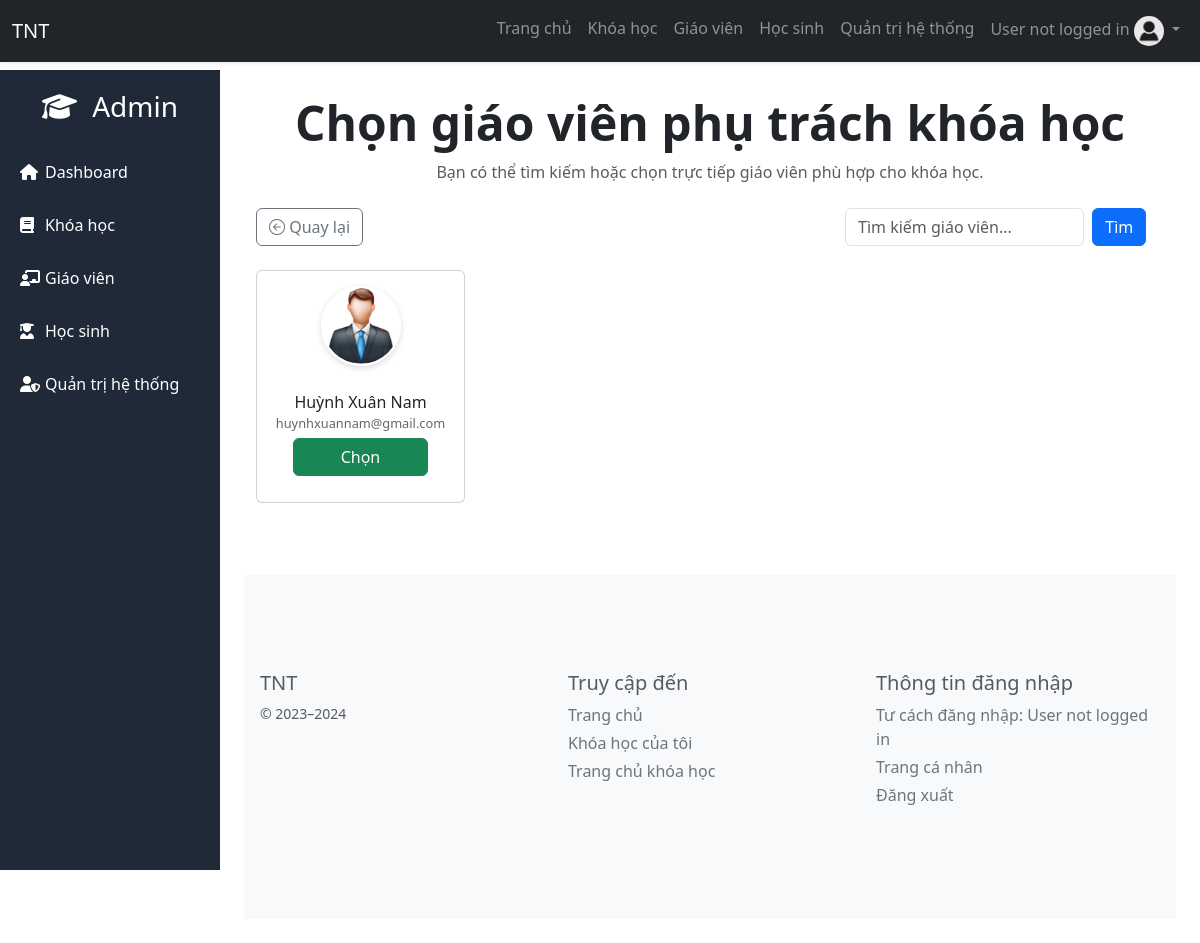
The page /admin/choose_teacher.php on the database as committed earlier.
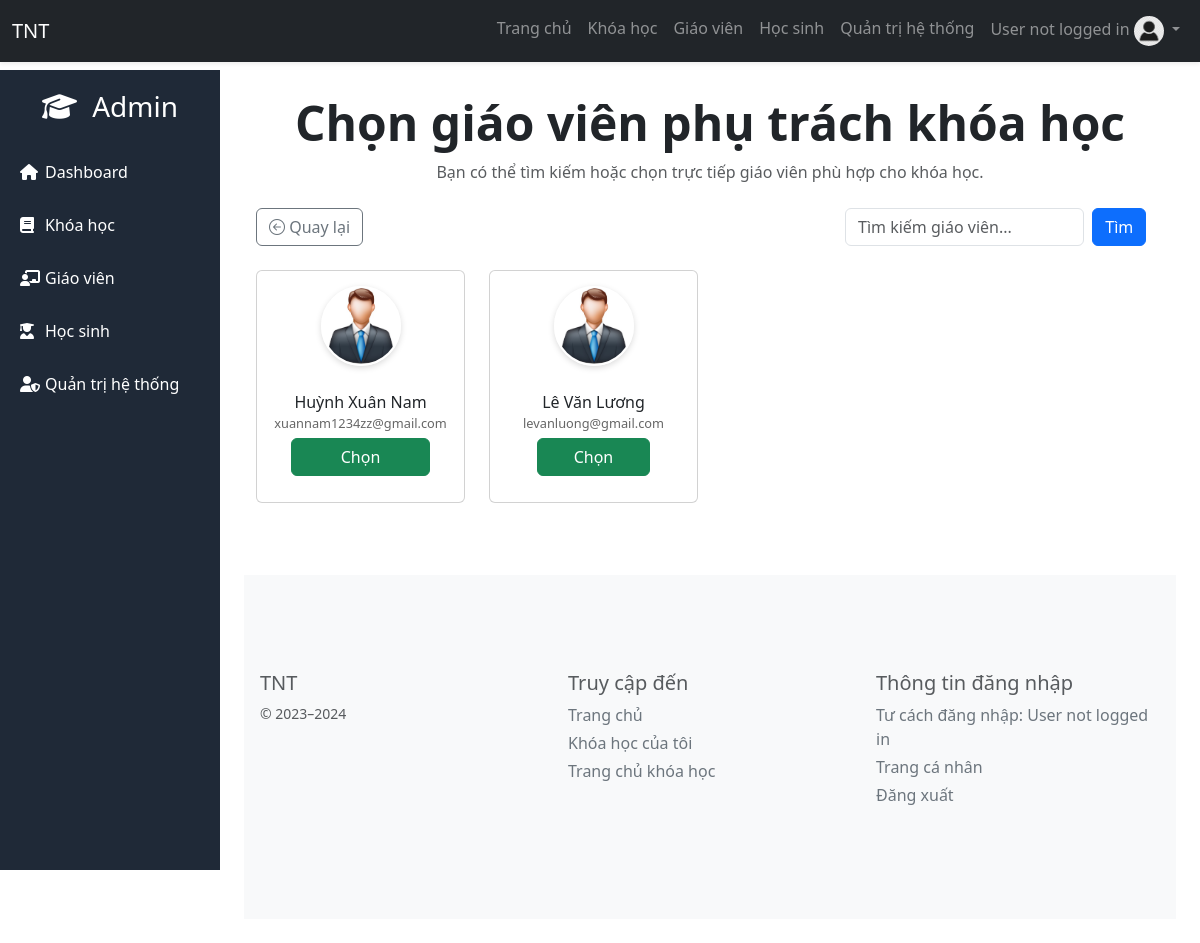
The same page on the database as committed later.
### tables this page shows
CREATE TABLE `user_role` (
  `user_id` bigint(20) NOT NULL,
  `role_id` int(11) NOT NULL
);

CREATE TABLE `user` (
  `user_id` bigint(20) NOT NULL,
  `full_name` varchar(50) NOT NULL,
  `date_of_birth` date NOT NULL,
  `gender` char(1) NOT NULL,
  `address` varchar(255) NOT NULL,
  `phone` varchar(15) NOT NULL,
  `email` varchar(255) NOT NULL,
  `citizen_id` varchar(15) NOT NULL,
  `image` varchar(255) DEFAULT NULL,
  `verification_code` varchar(10) NOT NULL,
  `email_verified_at` datetime DEFAULT NULL
);

### admin/choose_teacher.php (the view, shortened to what this page needs)
<?php
include "layout.php";
include_once "../config/connect.php";
$role = isset($_GET['role']) ? $_GET['role'] : '';
$id = isset($_GET['id']) ? intval($_GET['id']) : 0;
$teacher_id = isset($_GET['teacher_id']) ? intval($_GET['teacher_id']) : 0;
if ($_SERVER["REQUEST_METHOD"] == "POST" && isset($_POST['timkiem'])) {
    $tukhoa = trim($_POST['tukhoa']);
    $keyword = strtolower(str_replace(' ', '', $tukhoa));
    $sql_course = "SELECT * FROM user us
        INNER JOIN user_role ur ON us.user_id = ur.user_id
        WHERE ur.role_id = 2 AND
        (LOWER(REPLACE(REPLACE(REPLACE(us.full_name, ' ', ''), 'Đ','D'), ' ', '')) LIKE '%$keyword%' OR us.full_name LIKE '%$tukhoa%')";
    $result = mysqli_query($dbconnect, $sql_course);
} else {
    $sql_course = "SELECT * FROM user us
        INNER JOIN user_role ur ON us.user_id = ur.user_id
        WHERE ur.role_id = 2";
    $result = mysqli_query($dbconnect, $sql_course);
}
?>
<!DOCTYPE html>
<html lang="en">
<head>
<link rel="stylesheet" href="https://stackpath.bootstrapcdn.com/bootstrap/4.5.2/css/bootstrap.min.css">
<link rel="stylesheet" href="https://cdn.jsdelivr.net/npm/bootstrap-icons@1.11.3/font/bootstrap-icons.min.css">
</head>
<body>
<?php include "sidebar.php"; ?>
<div class="main p-4" id="mainContent">
<div class="container">
    <div class="text-center mb-4">
        <h1 class="display-5 fw-bold">Chọn giáo viên phụ trách khóa học</h1>
        <p class="text-muted">Bạn có thể tìm kiếm hoặc chọn trực tiếp giáo viên phù hợp cho khóa học.</p>
    </div>
    <div class="d-flex justify-content-between align-items-center mb-4">
        <a href="<?php echo ($role == 'add') ? "course_add.php" : "course_edit.php?id=$id&teacher_id=$teacher_id" ?>" class="btn btn-outline-secondary">
            <i class="bi bi-arrow-left-circle"></i> Quay lại
        </a>
        <form class="form-inline d-flex search-bar" action="" method="POST">
            <input class="form-control mr-2 w-75" type="search" name="tukhoa" placeholder="Tìm kiếm giáo viên..." value="<?php echo isset($_POST['tukhoa']) ? $_POST['tukhoa'] : ''; ?>">
            <button class="btn btn-primary" type="submit" name="timkiem">Tìm</button>
        </form>
    </div>
    <form method="post">
        <div class="row">
            <?php while ($row = mysqli_fetch_assoc($result)): ?>
                <div class="col-12 col-sm-6 col-md-3 mb-4">
                    <div class="card teacher-card">
                        <img class="teacher-avatar" src="<?php echo "../assets/images/" . $row['image']; ?>" alt="<?php echo $row['full_name']; ?>">
                        <div class="card-body">
                            <div class="teacher-name"><?php echo $row['full_name']; ?></div>
                            <div class="teacher-info"><?php echo $row['email']; ?></div>
                            <button class="btn btn-success choose-btn" type="submit" name="sbm" value="<?php echo $row['user_id']; ?>">
                                Chọn
                            </button>
                        </div>
                    </div>
                </div>
            <?php endwhile; ?>
        </div>
    </form>
</div>
    <?php include("../footer.php"); ?>
</div>
</body>
</html>

### admin/layout.php (shortened to what this page needs)
<?php
include_once('../config/connect.php');
if (isset($_SESSION['user_id'])) {
    $user_id = $_SESSION['user_id'];
    $sql_user = "SELECT us.*, ur.role_id FROM user us
                 INNER JOIN user_role ur ON us.user_id = ur.user_id
                 WHERE us.user_id = ?";
    $stmt_user = mysqli_prepare($dbconnect, $sql_user);
    mysqli_stmt_bind_param($stmt_user, "i", $user_id);
    mysqli_stmt_execute($stmt_user);
    $result_user = mysqli_stmt_get_result($stmt_user);
    if ($result_user && mysqli_num_rows($result_user) > 0) {
        $row_la = mysqli_fetch_assoc($result_user);
        $username_now = ($row_la['role_id'] == 3) ? $_SESSION['full_name'] : "Quản trị viên";
        $user_image = $row_la['image'];
    } else {
        session_unset();
        session_destroy();
        header("Location: ../login.php?message=account_deleted");
        exit;
    }
} else {
    $username_now = "User not logged in";
}
?>
<!DOCTYPE html>
<html lang="en">
<head>
    <link rel="stylesheet" href="https://cdn.jsdelivr.net/npm/bootstrap@5.3.0/dist/css/bootstrap.min.css">
</head>
<body class="with-navbar">
    <nav class="navbar navbar-expand-lg navbar-dark bg-dark fixed-top shadow-sm">
        <div class="container-fluid">
            <a class="navbar-brand" href="#">TNT</a>
            <div class="collapse navbar-collapse" id="navbarNav">
                <ul class="navbar-nav ms-auto">
                    <li class="nav-item">
                        <a class="nav-link" href="index.php">Trang chủ</a>
                    </li>
                    <li class="nav-item">
                        <a class="nav-link" href="courses.php">Khóa học</a>
                    </li>
                    <li class="nav-item">
                        <a class="nav-link" href="teacher.php">Giáo viên</a>
                    </li>
                    <li class="nav-item">
                        <a class="nav-link" href="student.php">Học sinh</a>
                    </li>
                    <li class="nav-item">
                        <a class="nav-link" href="admin.php">Quản trị hệ thống</a>
                    </li>
                    <li class="nav-item dropdown">
                        <?php if (isset($username_now)) : ?>
                            <a class="nav-link dropdown-toggle" href="#" id="navbarDropdown" role="button" data-bs-toggle="dropdown" aria-haspopup="true" aria-expanded="false">
                                <span>
                                    <?php echo $username_now; ?>
                                </span>
                                <img src="../assets/images/<?php echo (!empty($row_la['image'])) ? $row_la['image'] : 'default.jpg'; ?>"
     alt="Avatar" class="rounded-circle" width="30" height="30">
                            </a>
                        <?php endif; ?>
                    </li>
                </ul>
            </div>
        </div>
    </nav>
</body>
</html>

### admin/sidebar.php (shortened to what this page needs)
<link href="https://cdn.jsdelivr.net/npm/bootstrap@5.3.0/dist/css/bootstrap.min.css" rel="stylesheet">
<link href="https://cdnjs.cloudflare.com/ajax/libs/font-awesome/6.5.0/css/all.min.css" rel="stylesheet">
<div class="sidebar" id="sidebar">
    <h3 class="text-center mb-4" id="sidebarToggle" style="cursor:pointer;">
        <i class="fa-solid fa-graduation-cap me-2"></i>
        <span>Admin</span>
    </h3>
    <a href="index.php"><i class="fa-solid fa-house"></i> <span>Dashboard</span></a>
    <a href="courses.php"><i class="fa-solid fa-book"></i> <span>Khóa học</span></a>
    <a href="teacher.php"><i class="fa-solid fa-chalkboard-teacher"></i> <span>Giáo viên</span></a>
    <a href="student.php"><i class="fa-solid fa-user-graduate"></i> <span>Học sinh</span></a>
    <a href="admin.php"><i class="fa-solid fa-user-shield"></i> <span>Quản trị hệ thống</span></a>
</div>

### footer.php (shortened to what this page needs)
<footer class="bd-footer py-4 py-md-5 mt-5 bg-body-tertiary">
    <div class="container py-4 py-md-5 px-4 px-md-3 text-body-secondary">
        <div class="row">
            <div class="col-12 col-md">
                <h5>TNT</h5>
                <small class="d-block mb-3 text-body-secondary">&copy; 2023–2024</small>
            </div>
            <div class="col-6 col-md">
                <h5>Truy cập đến</h5>
                <ul class="list-unstyled text-small">
                    <li class="mb-1"><a class="link-secondary text-decoration-none" href="../index.php">Trang chủ</a></li>
                    <li class="mb-1"><a class="link-secondary text-decoration-none" href="#">Khóa học của tôi</a></li>
                    <li class="mb-1"><a class="link-secondary text-decoration-none" href="index.php">Trang chủ khóa học</a></li>
                </ul>
            </div>
            <div class="col-6 col-md">
                <h5>Thông tin đăng nhập</h5>
                <?php
                if (isset($username_now)) {
                    echo '<ul class="list-unstyled text-small">
                    <li class="mb-1"><a class="link-secondary text-decoration-none" href="#">Tư cách đăng nhập: ' . $username_now . '</a></li>
                    <li class="mb-1"><a class="link-secondary text-decoration-none" href="../my.php">Trang cá nhân</a></li>
                    <li class="mb-1"><a class="link-secondary text-decoration-none" href="../../logout.php">Đăng xuất</a></li>
                    </ul>';
                }
                ?>
            </div>
        </div>
    </div>
</footer>

### admin/layout.php (style rules this page uses)
body { padding-top: 70px; }

### admin/choose_teacher.php (style rules this page uses)
body { background-color: #f8f9fa; }
.teacher-card { position: relative; border-radius: 12px; overflow: hidden; background-color: #fff; text-align: center; transition: transform 0.3s, box-shadow 0.3s; padding-bottom: 10px; display: flex; flex-direction: column; align-items: center; }
.teacher-avatar { width: 80px; height: 80px; object-fit: cover; border-radius: 50%; margin-top: 15px; border: 2px solid #fff; box-shadow: 0 2px 6px rgba(0,0,0,0.15); }
.card-body { display: flex; flex-direction: column; align-items: center; padding: 10px; }
.teacher-name { font-size: 1rem; font-weight: 500; margin-top: 8px; text-align: center; }
.teacher-info { font-size: 0.8rem; color: #666; margin-bottom: 5px; text-align: center; }
.choose-btn { width: 80%; font-size: 0.85rem; padding: 5px; }

### admin/sidebar.php (style rules this page uses)
body { font-family: 'Segoe UI', Tahoma, Geneva, Verdana, sans-serif; transition: margin-left 0.3s; }
.main { margin-left: 220px; padding: 10px; transition: margin-left 0.3s; }
.sidebar { height: 100vh; position: fixed; width: 220px; background-color: #1f2937; color: #fff; padding-top: 20px; transition: width 0.3s; overflow-x: hidden; }
.sidebar h3, .sidebar a span { transition: opacity 0.3s; }
.sidebar a { display: flex; align-items: center; color: #fff; padding: 12px 20px; text-decoration: none; margin-bottom: 5px; border-radius: 5px; }
.sidebar a i { width: 25px; }
.main { margin-left: 220px; transition: margin-left 0.3s; }

Rows that differ between the two databases and show on the page:
changed through a linked row, user_role "Huỳnh Xuân Nam": user.email "huynhxuannam@gmail.com" → "xuannam1234zz@gmail.com"
added user_role: user.image (picture), user.full_name "Lê Văn Lương", user.email "levanluong@gmail.com"
